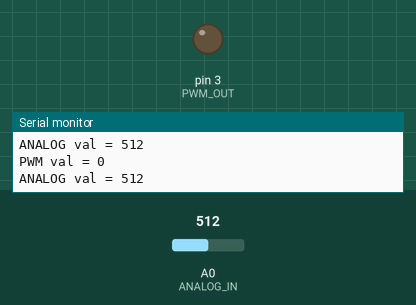
Recording of a sketch running on a simulated Arduino Uno, built with avr-gcc and run on an emulated ATmega328P. Shown: output pins drawn as LEDs (lit = HIGH), the last lines printed to the serial monitor. The inputs (shaded band) are chosen by the test bench; at power-on: A0 (ANALOG_IN) = 512.

Above: at 6.8 s.
6.9 s: A0 (ANALOG_IN) set to 716
At 15.8 s:
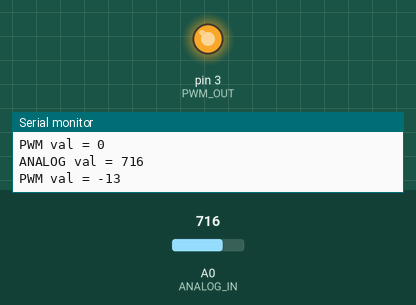
16.5 s: A0 (ANALOG_IN) set to 656
At 21.6 s:
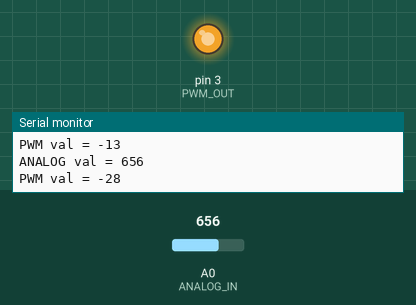
23.2 s: A0 (ANALOG_IN) set to 635
At 27.4 s:
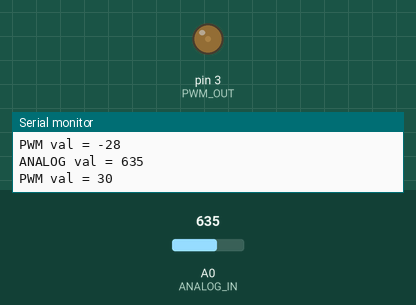
Timing chart, 0 to 28.9 s (numbered marks = the images above; inputs shaded):
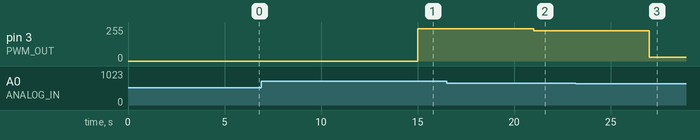

Measured:
- the behaviour switches between 643 and 642 on A0 (ANALOG_IN) (found by bisection; images 2 and 3)
- after the input at 6.9 s, pin 3 (PWM_OUT): 0/255 → 243/255 after 8.1 s
- after the input at 16.5 s, pin 3 (PWM_OUT): 243/255 → 228/255 after 4.5 s
- after the input at 23.2 s, pin 3 (PWM_OUT): 228/255 → 30/255 after 3.8 s

The sketch:

W1-1.5_PWM.ino
```cpp
const int ANALOG_IN = 0;
const int PWM_OUT = 3;
int val = 0;

void setup() {
  Serial.begin(9600);
  pinMode(ANALOG_IN, INPUT);
  pinMode(PWM_OUT, OUTPUT);
}

void loop() {
  readPotar();
}

void readPotar() {
  val = analogRead(ANALOG_IN);
  Serial.print("ANALOG val = ");
  Serial.println(val);
  delay(3000);
  val = (val * 255) / 1024;
  Serial.print("PWM val = ");
  Serial.println(val);
  analogWrite(PWM_OUT, val);
  delay(3000);
}
```
